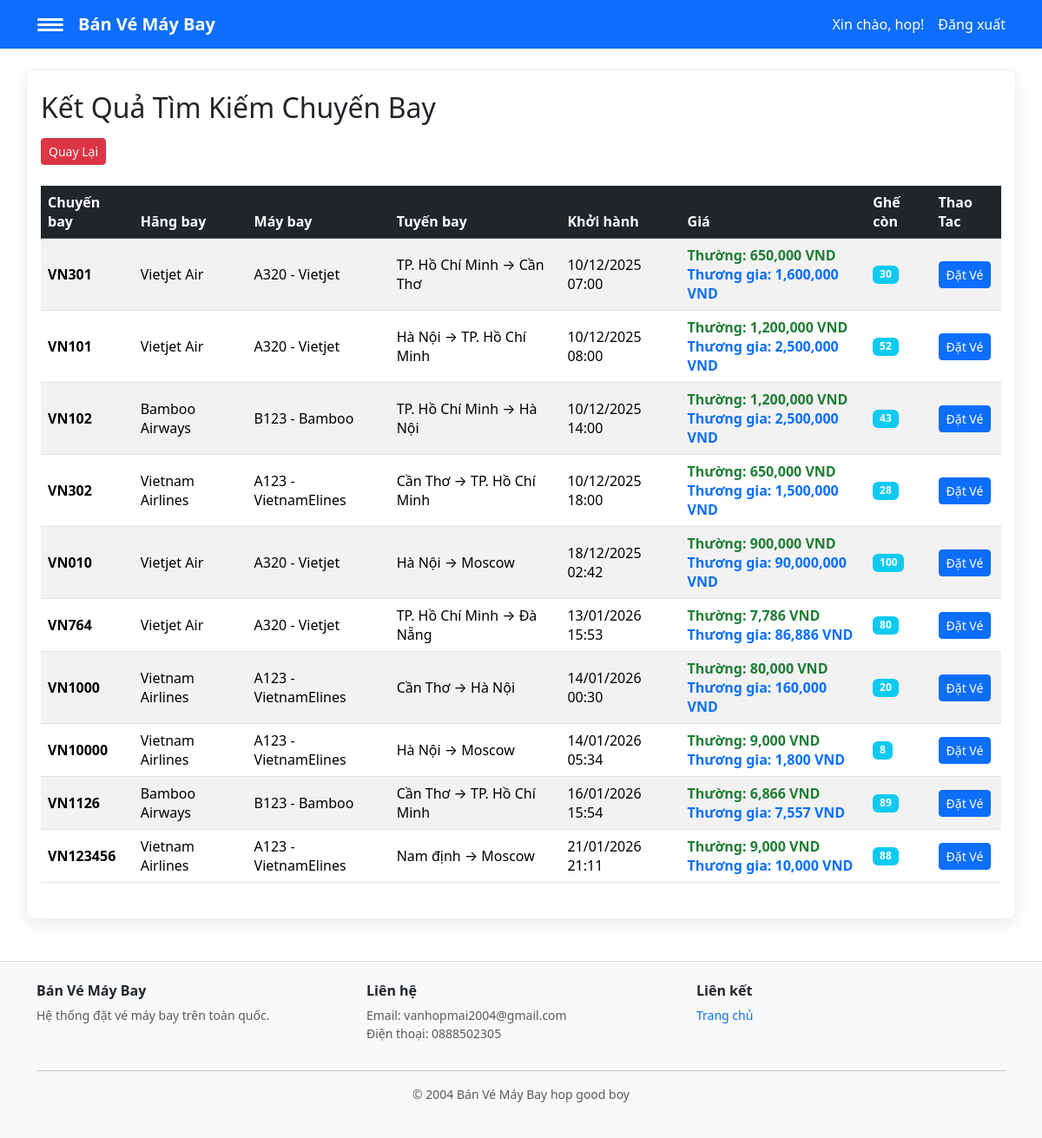
Page /banvemaybay/customer/search (signed in) on the committed database.
### tables this page shows
CREATE TABLE `chuyen_bay` (
  `id` int(11) NOT NULL,
  `so_hieu` varchar(50) NOT NULL,
  `noi_di` varchar(100) NOT NULL,
  `noi_den` varchar(100) NOT NULL,
  `gio_khoi_hanh` datetime NOT NULL,
  `gio_ha_canh` datetime NOT NULL,
  `gia_thuong` decimal(10,2) NOT NULL,
  `gia_thuong_gia` decimal(10,2) NOT NULL,
  `ghe_con` int(11) NOT NULL DEFAULT 0,
  `may_bay_id` int(11) DEFAULT NULL,
  `tao_luc` timestamp NOT NULL DEFAULT current_timestamp()
);

CREATE TABLE `may_bay` (
  `id` int(11) NOT NULL,
  `ma_may_bay` varchar(50) NOT NULL,
  `ten_may_bay` varchar(150) NOT NULL,
  `hang_may_bay` varchar(50) NOT NULL DEFAULT 'Khác',
  `tao_luc` timestamp NOT NULL DEFAULT current_timestamp()
);

### app/Helpers/helpers.php (called while the page is built, shortened)
<?php
$config = require __DIR__ . '/../../config/app.php';
function dinhDangNgayGio($datetime): string {
    $dt = new DateTime($datetime);
    return $dt->format('d/m/Y H:i');
}
function duongDan(string $path = ''): string {
    global $config;
    $base = rtrim($config['base_path'], '/');
    $path = '/' . ltrim($path, '/');
    return $base . $path;
}
function format_datetime($datetime): string { return dinhDangNgayGio($datetime); }
function base_url(string $path = ''): string { return duongDan($path); }
function view_shared_data(): array {
    $user = $_SESSION['user'] ?? null;
    $isLoggedIn = !empty($user);
    $isAdmin = $isLoggedIn && (($user['vai_tro'] ?? '') === 'admin');
    return [
        'currentUser' => $user,
        'isLoggedIn' => $isLoggedIn,
        'isAdmin' => $isAdmin,
        'currentUserName' => $isLoggedIn ? (string)($user['ten'] ?? '') : '',
        'currentUserEmail' => $isLoggedIn ? (string)($user['email'] ?? '') : '',
    ];
}
function view(string $template, array $data = []): void {
    $data = array_merge(view_shared_data(), $data);
    extract($data, EXTR_SKIP);
    $viewFile = __DIR__ . '/../Views/' . $template . '.php';
    require $viewFile;
}

### app/Controllers/CustomerController.php (called while the page is built, shortened)
<?php
require_once __DIR__ . '/../Helpers/helpers.php';
require_once __DIR__ . '/../Models/Flight.php';
class CustomerController {
    public function search(): void {
        $noi_di = $_GET['noi_di'] ?? '';
        $noi_den = $_GET['noi_den'] ?? '';
        $ngay = $_GET['ngay'] ?? '';
        $flights = Flight::search($noi_di, $noi_den, $ngay);
        view('customer/search', compact('noi_di','noi_den','ngay','flights'));
    }
}

### config/app.php (called while the page is built)
<?php
return [
    'db' => [
        'host' => '127.0.0.1',
        'user' => 'root',
        'pass' => '',
        'name' => 'banvemaybay',
    ],
    'base_path' => '/banvemaybay',
];

### app/Models/Flight.php (called while the page is built, shortened)
<?php
require_once __DIR__ . '/../Helpers/helpers.php';
class Flight {
    public static function search(string $origin = '', string $destination = '', string $date = ''): array {
        global $mysqli;
        $sql = 'SELECT cb.*, mb.hang_may_bay, mb.ma_may_bay, mb.ten_may_bay '
             . 'FROM chuyen_bay cb '
             . 'LEFT JOIN may_bay mb ON cb.may_bay_id = mb.id '
             . 'WHERE 1=1';
        $params = [];
        $sql .= ' ORDER BY cb.gio_khoi_hanh ASC';
        $stmt = $mysqli->prepare($sql);
        $stmt->execute();
        $res = $stmt->get_result();
        return $res ? $res->fetch_all(MYSQLI_ASSOC) : [];
    }
}

### app/Views/customer/search.php (the view, shortened to what this page needs)
<?php require_once __DIR__ . '/../partials/navbar.php'; ?>
<!doctype html>
<html>
<head>
  <link href="https://cdn.jsdelivr.net/npm/bootstrap@5.3.2/dist/css/bootstrap.min.css" rel="stylesheet">
</head>
<body class="search-bg">
<div class="container-lg py-4 search-container">
  <div class="mb-4">
    <h2><i class="bi bi-search"></i> Kết Quả Tìm Kiếm Chuyến Bay</h2>
    <a href="<?=base_url('/customer/dashboard')?>" class="btn btn-danger btn-sm">
      <i class="bi bi-arrow-left"></i> Quay Lại
    </a>
  </div>
  <?php if (empty($flights)): ?>
    <div class="alert alert-warning alert-dismissible fade show">
      <i class="bi bi-exclamation-triangle"></i> Không tìm thấy chuyến bay nào phù hợp với tiêu chí tìm kiếm.
      <button type="button" class="btn-close" data-bs-dismiss="alert"></button>
    </div>
  <?php else: ?>
    <div class="table-responsive">
      <table class="table table-hover table-striped align-middle">
        <thead class="table-dark">
          <tr>
            <th>Chuyến bay</th>
            <th>Hãng bay</th>
            <th>Máy bay</th>
            <th>Tuyến bay</th>
            <th>Khởi hành</th>
            <th>Giá</th>
            <th>Ghế còn</th>
            <th>Thao Tac</th>
          </tr>
        </thead>
        <tbody>
          <?php foreach ($flights as $row): ?>
            <tr>
              <td><strong><?=htmlspecialchars($row['so_hieu'])?></strong></td>
              <td><?=htmlspecialchars(($row['hang_may_bay'] ?? '') !== '' ? ($row['hang_may_bay'] ?? '') : 'Chưa gán')?></td>
              <td>
                <?php if (!empty($row['ma_may_bay']) || !empty($row['ten_may_bay'])): ?>
                  <?=htmlspecialchars(($row['ma_may_bay'] ?? '') . (!empty($row['ten_may_bay']) ? ' - ' . $row['ten_may_bay'] : ''))?>
                <?php else: ?>
                  <?=htmlspecialchars('Chưa gán')?>
                <?php endif; ?>
              </td>
              <td>
                <i class="bi bi-geo-alt"></i> <?=htmlspecialchars($row['noi_di'])?>
                <span class="mx-0">→</span>
                <?=htmlspecialchars($row['noi_den'])?>
              </td>
              <td><?=format_datetime($row['gio_khoi_hanh'])?></td>
              <td>
                <div><span class="ticket-economy">Thường: <?=number_format($row['gia_thuong'],0)?> VND</span></div>
                <div><span class="ticket-business">Thương gia: <?=number_format($row['gia_thuong_gia'],0)?> VND</span></div>
              </td>
              <td><span class="badge bg-info"><?=$row['ghe_con']?></span></td>
              <td>
                <a class="btn btn-sm btn-primary" href="<?=base_url('/customer/book')?>?chuyen_bay_id=<?=$row['id']?>">
                  <i class="bi bi-ticket-detailed"></i> Đặt Vé
                </a>
              </td>
            </tr>
          <?php endforeach; ?>
        </tbody>
      </table>
    </div>
  <?php endif; ?>
</div>
<?php require_once __DIR__ . '/../partials/footer.php'; ?>
</body>
</html>

### app/Views/partials/footer.php (style rules this page uses)
html, body { height: 100%; }
body { min-height: 100vh; display: flex; flex-direction: column; }
body > .container, body > .container-fluid, body > .container-sm, body > .container-md, body > .container-lg, body > .container-xl, body > .container-xxl { flex: 1 0 auto; }

### rows in the picture
chuyen_bay: so_hieu "VN301", may_bay.hang_may_bay "Vietjet Air", may_bay.ten_may_bay "A320 - Vietjet", noi_di "TP. Hồ Chí Minh", noi_den "Cần Thơ", gio_khoi_hanh "10/12/2025 07:00", gia_thuong "650,000", gia_thuong_gia "1,600,000", ghe_con "30"
chuyen_bay: so_hieu "VN101", may_bay.hang_may_bay "Vietjet Air", may_bay.ten_may_bay "A320 - Vietjet", noi_di "Hà Nội", noi_den "TP. Hồ Chí Minh", gio_khoi_hanh "10/12/2025 08:00", gia_thuong "1,200,000", gia_thuong_gia "2,500,000", ghe_con "52"
chuyen_bay: so_hieu "VN102", may_bay.hang_may_bay "Bamboo Airways", may_bay.ten_may_bay "B123 - Bamboo", noi_di "TP. Hồ Chí Minh", noi_den "Hà Nội", gio_khoi_hanh "10/12/2025 14:00", gia_thuong "1,200,000", gia_thuong_gia "2,500,000", ghe_con "43"
chuyen_bay: so_hieu "VN302", may_bay.hang_may_bay "Vietnam Airlines", may_bay.ten_may_bay "A123 - VietnamElines", noi_di "Cần Thơ", noi_den "TP. Hồ Chí Minh", gio_khoi_hanh "10/12/2025 18:00", gia_thuong "650,000", gia_thuong_gia "1,500,000", ghe_con "28"
chuyen_bay: so_hieu "VN010", may_bay.hang_may_bay "Vietjet Air", may_bay.ten_may_bay "A320 - Vietjet", noi_di "Hà Nội", noi_den "Moscow", gio_khoi_hanh "18/12/2025 02:42", gia_thuong "900,000", gia_thuong_gia "90,000,000", ghe_con "100"
chuyen_bay: so_hieu "VN764", may_bay.hang_may_bay "Vietjet Air", may_bay.ten_may_bay "A320 - Vietjet", noi_di "TP. Hồ Chí Minh", noi_den "Đà Nẵng", gio_khoi_hanh "13/01/2026 15:53", gia_thuong "7,786", gia_thuong_gia "86,886", ghe_con "80"
chuyen_bay: so_hieu "VN1000", may_bay.hang_may_bay "Vietnam Airlines", may_bay.ten_may_bay "A123 - VietnamElines", noi_di "Cần Thơ", noi_den "Hà Nội", gio_khoi_hanh "14/01/2026 00:30", gia_thuong "80,000", gia_thuong_gia "160,000", ghe_con "20"
chuyen_bay: so_hieu "VN10000", may_bay.hang_may_bay "Vietnam Airlines", may_bay.ten_may_bay "A123 - VietnamElines", noi_di "Hà Nội", noi_den "Moscow", gio_khoi_hanh "14/01/2026 05:34", gia_thuong "9,000", gia_thuong_gia "1,800", ghe_con "8"
chuyen_bay: so_hieu "VN1126", may_bay.hang_may_bay "Bamboo Airways", may_bay.ten_may_bay "B123 - Bamboo", noi_di "Cần Thơ", noi_den "TP. Hồ Chí Minh", gio_khoi_hanh "16/01/2026 15:54", gia_thuong "6,866", gia_thuong_gia "7,557", ghe_con "89"
chuyen_bay: so_hieu "VN123456", may_bay.hang_may_bay "Vietnam Airlines", may_bay.ten_may_bay "A123 - VietnamElines", noi_di "Nam định", noi_den "Moscow", gio_khoi_hanh "21/01/2026 21:11", gia_thuong "9,000", gia_thuong_gia "10,000", ghe_con "88"

### other values in the picture
$currentUserName "hop"
